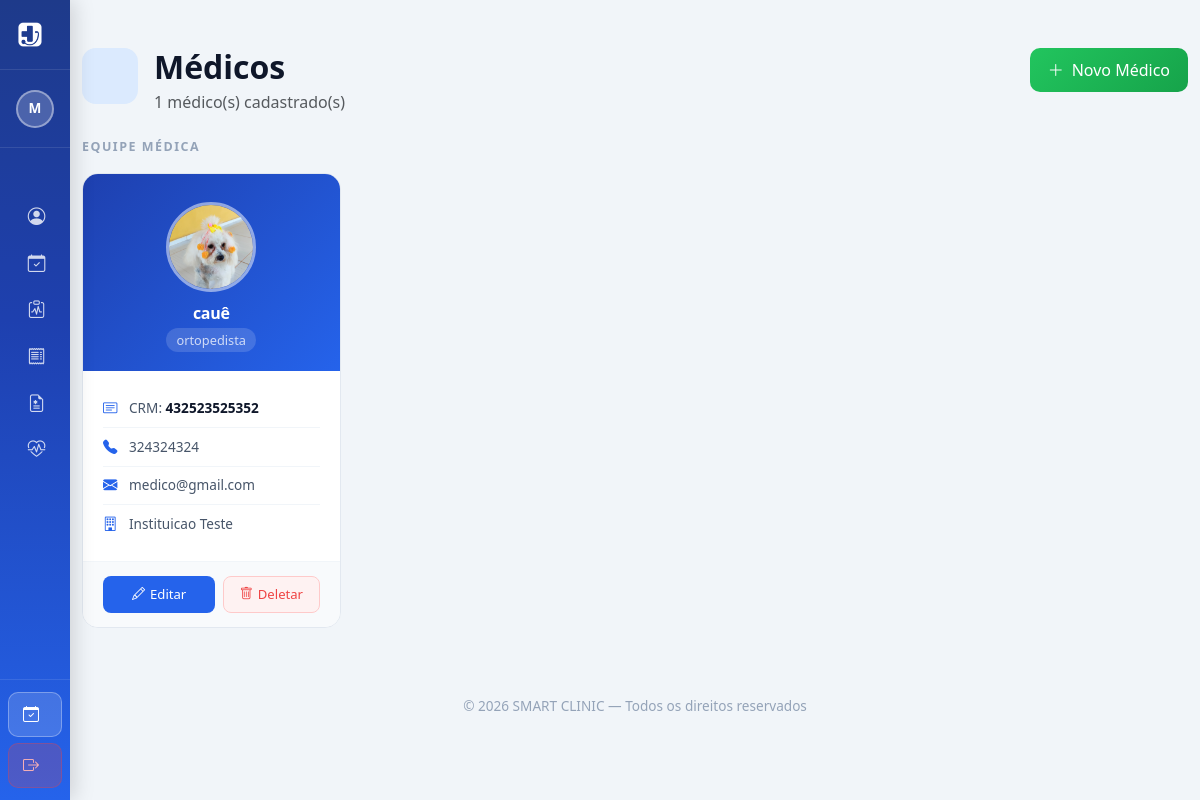
The app's page /Frontend/medico.php (signed in) with its own data.
### tables this page shows
CREATE TABLE `medico` (
  `cod` int(11) NOT NULL,
  `fk_instituicao_cod` int(11) DEFAULT NULL,
  `cpf` varchar(11) NOT NULL,
  `crm` varchar(20) NOT NULL,
  `rqe` varchar(20) DEFAULT NULL,
  `foto` varchar(200) DEFAULT NULL,
  `nome` varchar(100) NOT NULL,
  `email` varchar(100) NOT NULL,
  `senha` varchar(100) NOT NULL,
  `especialidade` varchar(50) DEFAULT NULL,
  `telefone` varchar(20) NOT NULL,
  `endereco` varchar(200) NOT NULL
);

CREATE TABLE `instituicao` (
  `cod` int(11) NOT NULL,
  `cnpj` varchar(20) DEFAULT NULL,
  `logo` varchar(200) NOT NULL,
  `email` varchar(100) NOT NULL,
  `senha` varchar(100) NOT NULL,
  `nome` varchar(100) NOT NULL,
  `telefone` varchar(20) NOT NULL,
  `endereco` varchar(200) NOT NULL,
  `status` varchar(20) NOT NULL
);

### Backend/controller/Database.php (called while the page is built)
<?php
class Database {
    private static $instance = null;
    public static function getConnection() {
        if (self::$instance === null) {
            $host = '127.0.0.1';
            $db   = 'smartclinic';
            $user = 'root';
            $pass = '';
            $charset = 'utf8mb4';
            $dsn = "mysql:host=$host;dbname=$db;charset=$charset";
            $options = [
                PDO::ATTR_ERRMODE => PDO::ERRMODE_EXCEPTION,
                PDO::ATTR_DEFAULT_FETCH_MODE => PDO::FETCH_ASSOC,
                PDO::ATTR_EMULATE_PREPARES => false,
            ];
            self::$instance = new PDO($dsn, $user, $pass, $options);
        }
        return self::$instance;
    }
}

### Backend/controller/MedicoController.php (called while the page is built, shortened)
<?php
require_once $_SERVER['DOCUMENT_ROOT'] . '/SMART-CLINIC-A/Backend/dao/MedicoDAO.php';
class MedicoController extends BaseController {
    private $dao;
    public function __construct() {
        $this->dao = new MedicoDAO();
    }
    public function getAll() {
        return $this->dao->getAll();
    }
}

### Backend/dao/BaseDAO.php (called while the page is built, shortened)
<?php
require_once $_SERVER['DOCUMENT_ROOT'] . '/SMART-CLINIC-A/Backend/controller/Database.php';
class BaseDAO {
    public function __construct() {
        $this->db = Database::getConnection();
    }
}

### Backend/dao/MedicoDAO.php (called while the page is built, shortened)
<?php
require_once $_SERVER['DOCUMENT_ROOT'] . '/SMART-CLINIC-A/Backend/dao/BaseDAO.php';
class MedicoDAO extends BaseDAO {
    public function getAll() {
        $stmt = $this->db->query('SELECT m.*, i.nome as instituicao_nome FROM medico m LEFT JOIN instituicao i ON m.fk_instituicao_cod = i.cod');
        return $stmt->fetchAll();
    }
}

### Frontend/medico.php (the view, shortened to what this page needs)
<?php
require_once __DIR__ . '/navbar.php';
?>
<!DOCTYPE html>
<html lang="pt-BR">
<head>
    <link href="https://cdn.jsdelivr.net/npm/bootstrap@5.3.2/dist/css/bootstrap.min.css" rel="stylesheet">
    <link href="https://cdn.jsdelivr.net/npm/bootstrap-icons@1.11.1/font/bootstrap-icons.css" rel="stylesheet">
</head>
<body>
<section class="py-5">
<div class="container-lg" style="max-width:1200px;">
<?php
require_once $_SERVER['DOCUMENT_ROOT'] . '/SMART-CLINIC-A/Backend/controller/MedicoController.php';
$controller            = new MedicoController();
$action                = isset($_GET['action']) ? $_GET['action'] : 'list';
if ($action == 'list') {
    $medicos = $controller->getAll();
?>
<div class="d-flex justify-content-between align-items-start mb-4">
    <div class="d-flex align-items-start gap-3">
        <div style="background:#dbeafe;width:56px;height:56px;border-radius:14px;display:flex;align-items:center;justify-content:center;">
        </div>
        <div>
            <h2 class="title mb-1">Médicos</h2>
            <p class="text-muted mb-0"><?= count($medicos) ?> médico(s) cadastrado(s)</p>
        </div>
    </div>
    <a href="medico.php?action=create" class="btn btn-verde d-flex align-items-center gap-2">
        <i class="bi bi-plus-lg"></i> Novo Médico
    </a>
</div>
<div class="section-label">Equipe médica</div>
<div class="row g-4">
<?php foreach ($medicos as $med): ?>
<div class="col-xl-3 col-lg-4 col-md-6">
    <div class="medico-card">
        <div class="medico-card-header">
            <?php if (!empty($med['foto'])): ?>
                <img src="<?= FOTO_MEDICO_URL . htmlspecialchars($med['foto']) ?>"
                     alt="Foto de <?= htmlspecialchars($med['nome']) ?>"
                     class="medico-avatar">
            <?php else: ?>
                <div class="medico-avatar-placeholder"><i class="bi bi-person-fill"></i></div>
            <?php endif; ?>
            <h5><?= htmlspecialchars($med['nome']) ?></h5>
            <span><?= htmlspecialchars($med['especialidade'] ?? 'Especialidade não informada') ?></span>
        </div>
        <div class="medico-card-body">
            <div class="medico-info-row">
                <i class="bi bi-card-text"></i>
                <span>CRM: <strong><?= htmlspecialchars($med['crm'] ?? '—') ?></strong></span>
            </div>
            <div class="medico-info-row">
                <i class="bi bi-telephone-fill"></i>
                <span><?= htmlspecialchars($med['telefone'] ?? '—') ?></span>
            </div>
            <div class="medico-info-row">
                <i class="bi bi-envelope-fill"></i>
                <span style="word-break:break-all;"><?= htmlspecialchars($med['email'] ?? '—') ?></span>
            </div>
            <div class="medico-info-row">
                <i class="bi bi-building"></i>
                <span><?= htmlspecialchars($med['instituicao_nome'] ?? '—') ?></span>
            </div>
        </div>
        <div class="medico-card-footer">
            <a href="medico.php?action=edit&id=<?= $med['cod'] ?>" class="btn-card-edit">
                <i class="bi bi-pencil"></i> Editar
            </a>
            <form method="POST" style="flex:1;" onsubmit="return confirm('Deletar este médico? A foto também será removida.')">
                <button type="submit" class="btn-card-delete w-100">
                    <i class="bi bi-trash"></i> Deletar
                </button>
            </form>
        </div>
    </div>
</div>
<?php endforeach; ?>
</div>
<?php } ?>
</div>
</section>
<footer style="padding:20px 0;" class="text-center">
    <p class="mb-0" style="color:#94a3b8;font-size:.85rem;">© 2026 SMART CLINIC — Todos os direitos reservados</p>
</footer>
</body>
</html>

### Frontend/medico.php (style rules this page uses)
:root { --azul:#2563eb; --azul-escuro:#1e40af; --verde:#22c55e; --fundo:#f1f5f9; }
body { background:var(--fundo); padding-top:80px; font-family:'Segoe UI',sans-serif; }
.btn-verde { background:linear-gradient(135deg,#22c55e,#16a34a); border:none; color:white; border-radius:10px; padding:10px 18px; transition:.2s; }
.title { font-weight:600; color:#0f172a; }
footer { background:transparent; color:#64748b; }
.medico-card { background:white; border-radius:16px; border:1px solid #e2e8f0; overflow:hidden; transition:all 0.25s ease; height:100%; }
.medico-card-header { background:linear-gradient(135deg,#1e40af,#2563eb); padding:28px 20px 20px; text-align:center; }
.medico-avatar { width:90px; height:90px; border-radius:50%; border:3px solid rgba(255,255,255,0.5); object-fit:cover; }
.medico-card-header h5 { color:white; font-weight:700; font-size:1rem; margin:12px 0 4px; letter-spacing:-0.3px; }
.medico-card-header span { font-size:0.8rem; color:rgba(255,255,255,0.75); background:rgba(255,255,255,0.15); padding:3px 10px; border-radius:20px; }
.medico-card-body { padding:18px 20px; }
.medico-info-row { display:flex; align-items:center; gap:10px; padding:8px 0; border-bottom:1px solid #f1f5f9; font-size:0.85rem; color:#475569; }
.medico-info-row:last-child { border-bottom:none; }
.medico-info-row i { color:var(--azul); font-size:0.9rem; width:16px; }
.medico-info-row strong { color:#0f172a; font-weight:600; }
.medico-card-footer { padding:14px 20px; background:#f8fafc; border-top:1px solid #f1f5f9; display:flex; gap:8px; }
.btn-card-edit { flex:1; background:#2563eb; color:white; border:none; border-radius:8px; padding:8px; font-size:0.82rem; font-weight:500; transition:.2s; text-decoration:none; display:flex; align-items:center; justify-content:center; gap:5px; }
.btn-card-delete { flex:1; background:#fef2f2; color:#ef4444; border:1px solid #fecaca; border-radius:8px; padding:8px; font-size:0.82rem; font-weight:500; cursor:pointer; transition:.2s; display:flex; align-items:center; justify-content:center; gap:5px; }
.section-label { font-size:.78rem; font-weight:700; letter-spacing:1.5px; text-transform:uppercase; color:#94a3b8; margin-bottom:16px; }

### Frontend/navbar.php (style rules this page uses)
:root { --sidebar-width: 260px; --sidebar-collapsed-width: 70px; --azul: #2563eb; --azul-escuro: #1e40af; --azul-mais-escuro: #1e3a8a; }
body.with-sidebar { margin-left: var(--sidebar-width); transition: margin-left 0.3s ease; padding-top: 0 !important; }
body.with-sidebar.sidebar-collapsed { margin-left: var(--sidebar-collapsed-width); }

### records on screen
medico: foto (picture), nome "cauê", especialidade "ortopedista", crm "432523525352", telefone "324324324", email "medico@gmail.com", fk_instituicao_cod.nome "Instituicao Teste"

### other values on screen
$initials "M"
count($medicos) "1"
